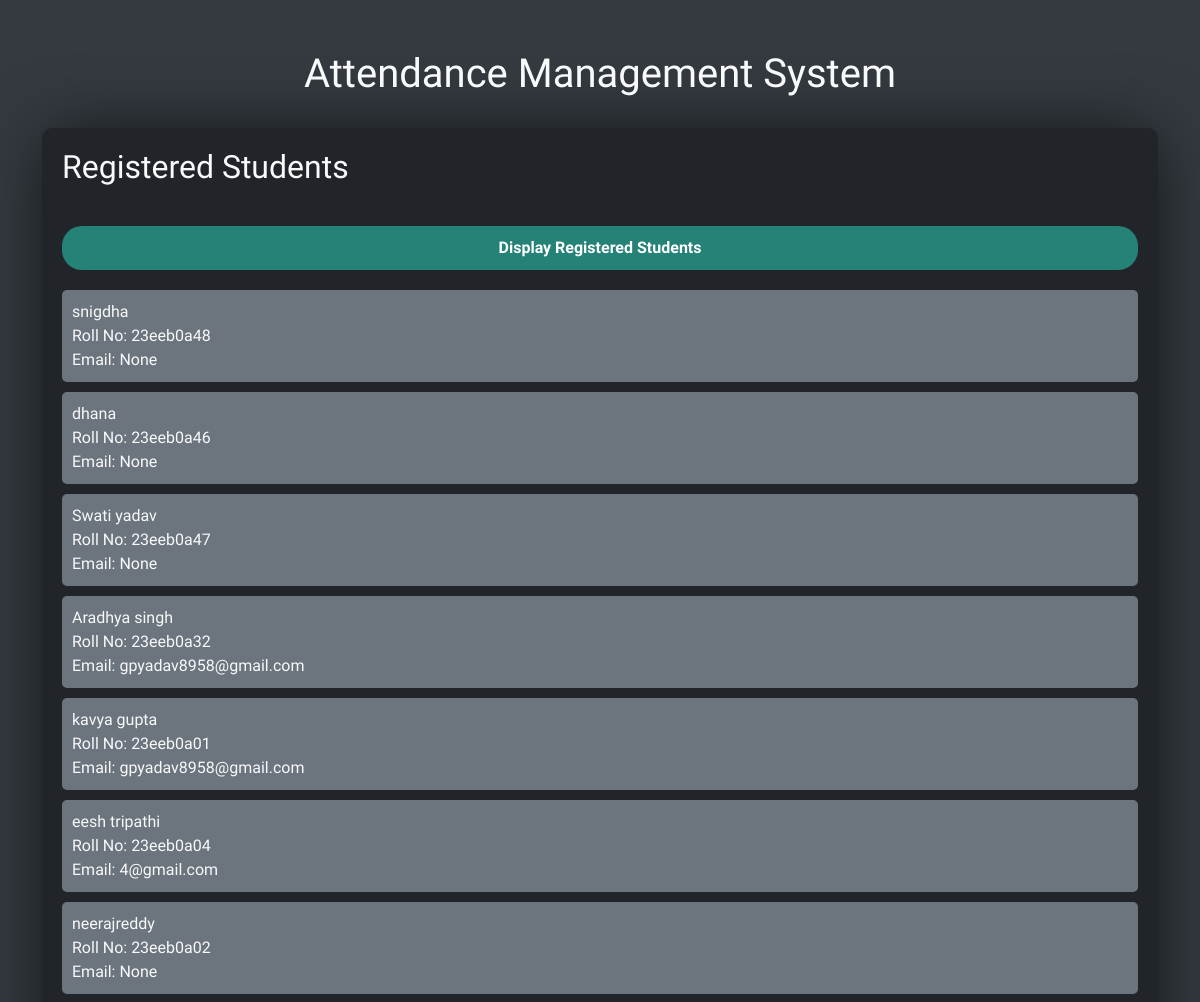
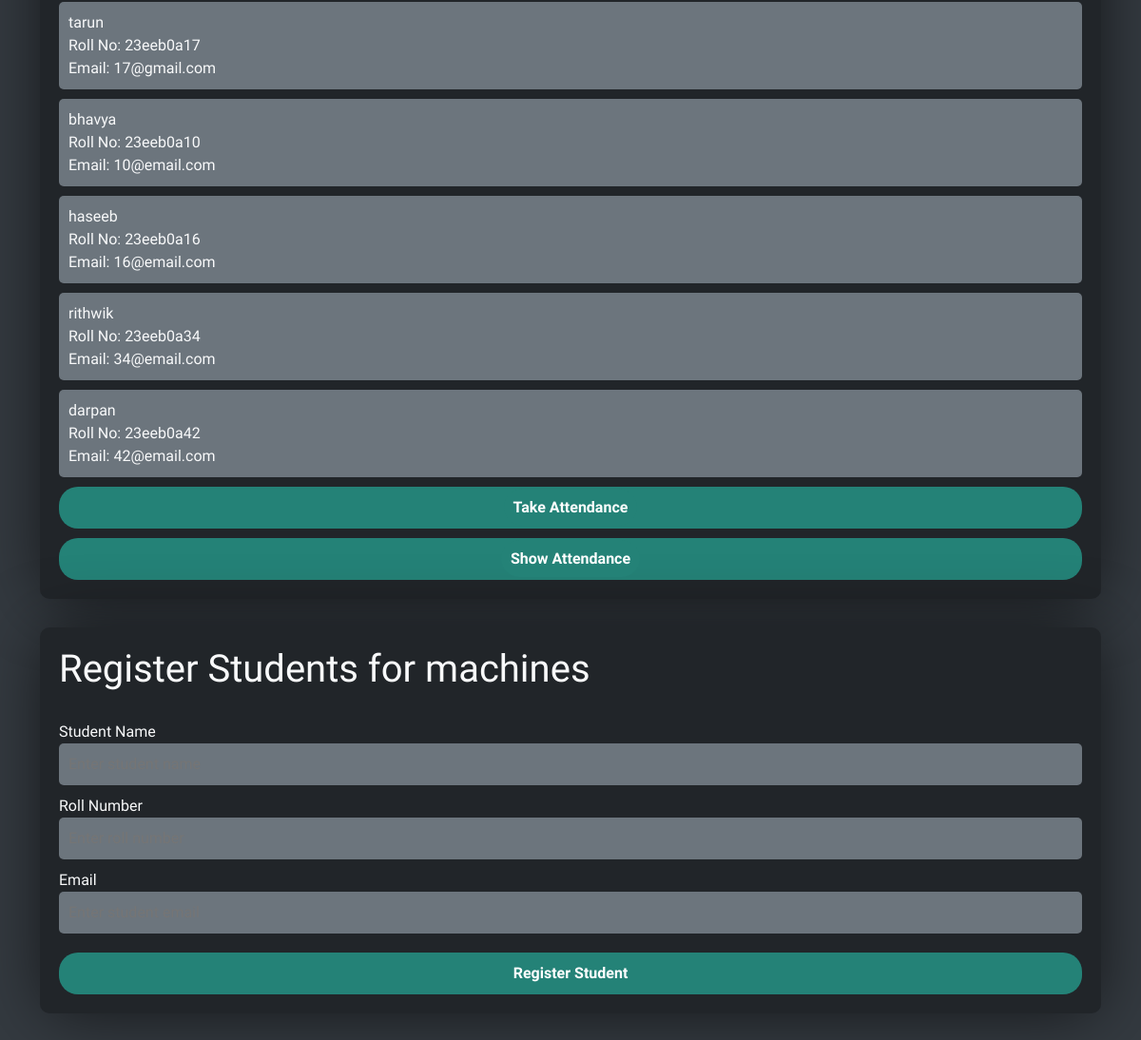
Page /register/3/ on the committed database (2 pictures, top to bottom).
### attendance/models.py (models this page shows, shortened)
class Student(models.Model):
    course = models.ForeignKey(Course, on_delete=models.CASCADE)
    name = models.CharField(max_length=255)
    roll_number = models.CharField(
        max_length=50,
        unique=True
    )
    student_id = models.IntegerField(
        null=True,
        unique=True
    )
    email = models.EmailField(
        max_length=255,
        blank=True,
        null=True
    )

class Course(models.Model):
    name = models.CharField(max_length=255)
    description = models.TextField(blank=True)  # Optional description
    user = models.ForeignKey(Signup, on_delete=models.CASCADE)  # Link to Signup model

### attendance/views.py (the view, shortened to what this page needs)
# urls.py: path('register/<int:course_id>/', register_students, name='register'),
def register_students(request, course_id):
    course = get_object_or_404(Course, id=course_id)
    students = Student.objects.filter(course=course)
    return render(request, 'register.html', {'course': course, 'students': students})

### templates/register.html (shortened to what this page needs)
<!DOCTYPE html>
<html lang="en">
<head>
    <link href="https://cdn.jsdelivr.net/npm/bootstrap@5.3.0-alpha3/dist/css/bootstrap.min.css" rel="stylesheet">
</head>
<body>
    <div class="container">
        <div class="header">
            <h1>Attendance Management System</h1>
        </div>
        <div class="student-container">
            <h2>Registered Students</h2>
            <button class="btn-toggle" onclick="toggleStudentList()">Display Registered Students</button>
            <div id="student-list" class="student-list">
                {% for student in students %}
                    <div class="student-item">
                        <div>{{ student.name }}</div>
                        <div>Roll No: {{ student.roll_number }}</div>
                        <div>Email: {{ student.email }}</div>
                    </div>
                {% empty %}
                    <div class="student-item">No students registered yet.</div>
                {% endfor %}
            </div>
            <div class="btn-ta">
                <a href="{% url 'attendance' course.id %}" class="btn-ta">Take Attendance</a>
            </div>
            <div class="btn-sa">
                <a href="{% url 'show_attendance' course.id %}" class="btn-sa">Show Attendance</a>
            </div>
        </div>
        <div class="register-container">
            <h1>Register Students for {{ course.name }}</h1>
            <form id="studentForm" method="POST" action="{% url 'register' course.id %}" enctype="multipart/form-data" class="student-form">
                <label for="name">Student Name</label>
                <input type="text" name="name" id="name" placeholder="Enter student name" required>
                <label for="roll_number">Roll Number</label>
                <input type="text" name="roll_number" id="roll_number" placeholder="Enter roll number" required>
                <label for="email">Email</label>
                <input type="email" name="email" id="email"
                    placeholder="Enter student email" required>
                <button type="submit">Register Student</button>
            </form>
        </div>
    </div>
</body>
</html>

### templates/register.html (style rules this page uses)
body { background-color: #343a40; color: #f8f9fa; font-family: 'Ubuntu', sans-serif; }
.container { margin-top: 50px; }
.header { text-align: center; margin-bottom: 30px; }
.student-container, .register-container { background-color: #212529; border-radius: 10px; padding: 20px; box-shadow: 1px 2px 71px -6px rgba(0, 0, 0, 0.67); margin-bottom: 30px; }
h1, h2 { margin-bottom: 30px; }
h1 { font-size: 2.5em; }
input { width: 100%; padding: 10px; margin-bottom: 10px; border-radius: 5px; border: none; background-color: #6c757d; color: #f8f9fa; }
button, .btn-toggle { width: 100%; padding: 10px; background-color: #248277; border: none; border-radius: 20px; color: white; font-weight: 700; cursor: pointer; margin-top: 10px; }
.btn-ta, .btn-sa { width: 100%; padding: 10px; background-color: #248277; border: none; border-radius: 20px; color: white; font-weight: 700; cursor: pointer; margin-top: 10px; text-decoration: none; text-align: center; }
.student-list { margin-top: 20px; }
.student-item { background-color: #6c757d; margin-bottom: 10px; padding: 10px; border-radius: 5px; }

### rows in the picture
Student: name "snigdha", roll_number "23eeb0a48", email "None"
Student: name "dhana", roll_number "23eeb0a46", email "None"
Student: name "Swati yadav", roll_number "23eeb0a47", email "None"
Student: name "Aradhya singh", roll_number "23eeb0a32", email "gpyadav8958@gmail.com"
Student: name "kavya gupta", roll_number "23eeb0a01", email "gpyadav8958@gmail.com"
Student: name "eesh tripathi", roll_number "23eeb0a04", email "4@gmail.com"
Student: name "neerajreddy", roll_number "23eeb0a02", email "None"
Student: name "tarun", roll_number "23eeb0a17", email "17@gmail.com"
Student: name "bhavya", roll_number "23eeb0a10", email "10@email.com"
Student: name "haseeb", roll_number "23eeb0a16", email "16@email.com"
Student: name "rithwik", roll_number "23eeb0a34", email "34@email.com"
Student: name "darpan", roll_number "23eeb0a42", email "42@email.com"
Course: name "machines"
